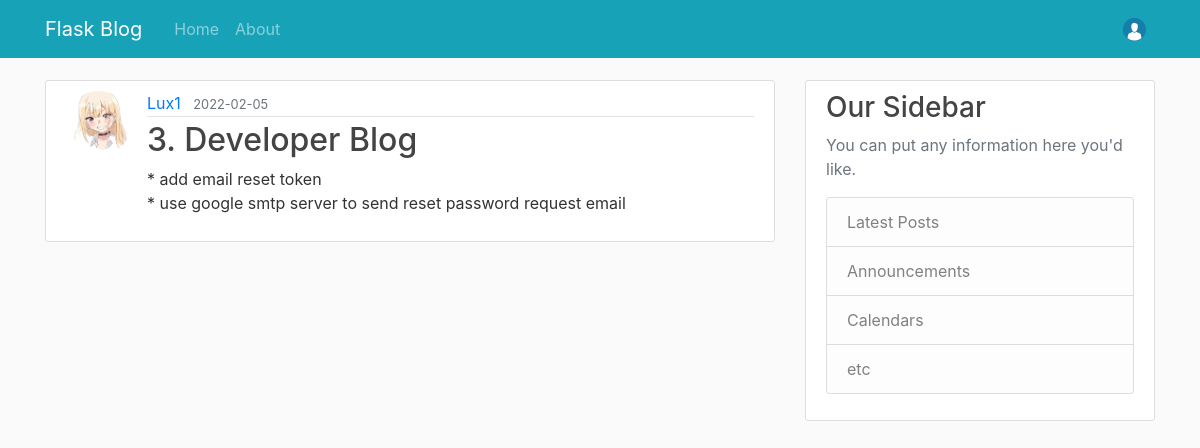
The app's page /post/4 (signed in) with its own data.
### flaskblog/models.py (models this page shows, shortened)
class User(db.Model, UserMixin):
    id = db.Column(db.Integer, primary_key=True)
    username = db.Column(db.String(20), unique=True, nullable=False)
    email = db.Column(db.String(120), unique=True, nullable=False)
    image_file = db.Column(db.String(20), nullable=False, default='default.png')
    password = db.Column(db.String(60), nullable=False)
    posts = db.relationship('Post', backref='author', lazy=True)

class Post(db.Model):
    id = db.Column(db.Integer, primary_key=True)
    title = db.Column(db.String(100), nullable=False)
    date_posted = db.Column(db.DateTime, nullable=False, default=datetime.utcnow)
    content = db.Column(db.Text, nullable=False)
    user_id = db.Column(db.Integer, db.ForeignKey('user.id'), nullable=False)

### flaskblog/routes.py (the view)
@app.route('/post/<int:post_id>')
def post(post_id):
    post = Post.query.get_or_404(post_id)
    return render_template('post.html', title=post.title, post=post)

### flaskblog/models.py (called while the page is built)
@login_manager.user_loader
def load_user(user_id):
    return User.query.get(int(user_id))

### flaskblog/templates/post.html (shortened to what this page needs)
{% extends "template.html" %}
{% block content %}
    <article class="media content-section">
        {% if post.author.image_file != 'default.png' %}
            <img class="rounded-circle article-img" src="{{url_for('static', filename='profile_img/' + post.author.id|string + '/' + post.author.image_file)}}">
        {% else %}
            <img class="rounded-circle article-img" src="{{url_for('static', filename='profile_img/default.png')}}">
        {% endif %}
        <div class="media-body">
            <div class="article-metadata">
                <a class="mr-2" href="{{url_for('user_post', username=post.author.username)}}">{{post.author.username}}</a>
                <small class="text-muted">{{post.date_posted.strftime('%Y-%m-%d')}}</small>
            </div>
            <h2 class="article-title" >{{post.title}}</h2>
            <p class="article-content">{{post.content}}</p>
        </div>
    </article>
{% endblock content %}

### flaskblog/static/main.css (style rules this page uses)
body { background: #fafafa; color: #333333; margin-top: 5rem; }
h1, h2, h3, h4, h5, h6 { color: #444444; }
.content-section { background: #ffffff; padding: 10px 20px; border: 1px solid #dddddd; border-radius: 3px; margin-bottom: 20px; }
.article-title { color: #444444; }
.article-content { white-space: pre-line; }
.article-img { height: 65px; width: 65px; margin-right: 16px; }
.article-metadata { padding-bottom: 1px; margin-bottom: 4px; border-bottom: 1px solid #e3e3e3 }

### records on screen
User: id+image_file (picture), author.username "Lux1"
Post: date_posted "2022-02-05", title "3. Developer Blog", content "* add email reset token * use google smtp server to send reset password request email"
